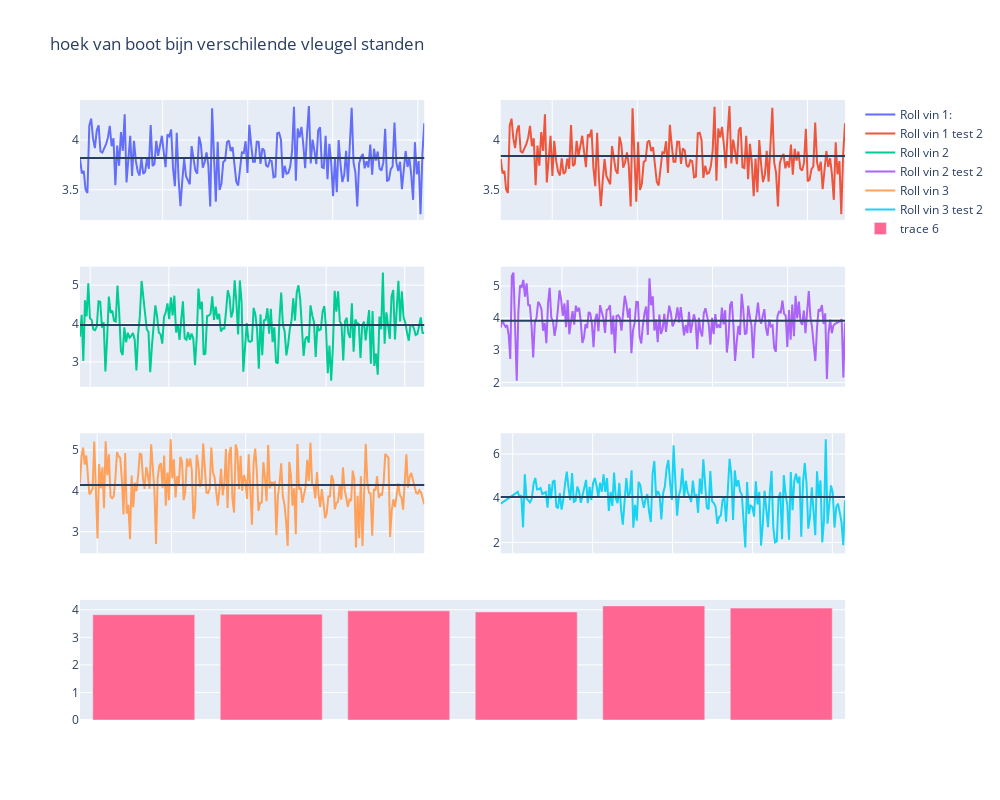

The notebook cell this image was saved under:
### Markdown cell above
# maak een grafiek in meerdere velden

### Code cell
fig = make_subplots(
    rows=4, cols=2,
    specs=[[{}, {}],
           [{}, {}],
           [{}, {}],
           [{"colspan": 2}, None]],)



# data plots maken
fig.add_trace(
    go.Scatter(x=df_vin_1['Timestamp'], y=df_vin_1['Pitch (graden)'], name='Roll vin 1: '),
    row=1, col=1)

fig.add_trace(
    go.Scatter(x=df_vin_1_2['Timestamp'], y=df_vin_1['Pitch (graden)'], name='Roll vin 1 test 2'),
    row=1, col=2)

fig.add_trace(
    go.Scatter(x=df_vin_2['Timestamp'], y=df_vin_2['Pitch (graden)'], name='Roll vin 2'),
    row=2, col=1)

fig.add_trace(
    go.Scatter(x=df_vin_2_2['Timestamp'], y=df_vin_2_2['Pitch (graden)'], name='Roll vin 2 test 2'),
    row=2, col=2)

fig.add_trace(
    go.Scatter(x=df_vin_3['Timestamp'], y=df_vin_3['Pitch (graden)'], name='Roll vin 3'),
    row=3, col=1)

fig.add_trace(
    go.Scatter(x=df_vin_3_2['Timestamp'], y=df_vin_3_2['Pitch (graden)'], name='Roll vin 3 test 2'),
    row=3, col=2)


# werkt nog niet
fig.add_trace(
    go.Bar(x=['vin 1', 'vin 1 test 2', 'vin 2', 'vin 2 test 2', 'vin 3', 'vin 3 test 2'], y=[gemidelde_roll_1, gemidelde_roll_1_2, gemidelde_roll_2, gemidelde_roll_2_2, gemidelde_roll_3, gemidelde_roll_3_2]),
           row=4, col=1)


# opmaak
# titel
fig.update_layout(title_text="hoek van boot bijn verschilende vleugel standen", height=800, width=1000)


# schaal verdeling op de x as verwijderen
fig.update_xaxes(showticklabels=False)

fig.add_hline(gemidelde_roll_1,row=1,col=1)
fig.add_hline(gemidelde_roll_1_2,row=1,col=2)
fig.add_hline(gemidelde_roll_2,row=2,col=1)
fig.add_hline(gemidelde_roll_2_2,row=2,col=2)
fig.add_hline(gemidelde_roll_3,row=3,col=1)
fig.add_hline(gemidelde_roll_3_2,row=3,col=2)

### Figure 1 — Plotly figure (JSON) as saved in the notebook; plotly's stock layout.template omitted (floating-point values rounded to 4 significant figures; data arrays with more than 128 entries replaced by an {"elided": "..."} marker saying what was removed)
{"data": [{"name": "Roll vin 1: ", "type": "scatter", "x": {"elided": "186 float values"}, "xaxis": "x", "y": {"elided": "186 float values"}, "yaxis": "y"}, {"name": "Roll vin 1 test 2", "type": "scatter", "x": {"elided": "505 float values"}, "xaxis": "x2", "y": {"elided": "186 float values"}, "yaxis": "y2"}, {"name": "Roll vin 2", "type": "scatter", "x": {"elided": "201 float values"}, "xaxis": "x3", "y": {"elided": "201 float values"}, "yaxis": "y3"}, {"name": "Roll vin 2 test 2", "type": "scatter", "x": {"elided": "209 float values"}, "xaxis": "x4", "y": {"elided": "209 float values"}, "yaxis": "y4"}, {"name": "Roll vin 3", "type": "scatter", "x": {"elided": "212 float values"}, "xaxis": "x5", "y": {"elided": "212 float values"}, "yaxis": "y5"}, {"name": "Roll vin 3 test 2", "type": "scatter", "x": {"elided": "188 float values"}, "xaxis": "x6", "y": {"elided": "188 float values"}, "yaxis": "y6"}, {"type": "bar", "x": ["vin 1", "vin 1 test 2", "vin 2", "vin 2 test 2", "vin 3", "vin 3 test 2"], "xaxis": "x7", "y": [3.82, 3.84, 3.96, 3.92, 4.14, 4.06], "yaxis": "y7"}], "layout": {"height": 800, "shapes": [{"type": "line", "x0": 0, "x1": 1, "xref": "x domain", "y0": 3.82, "y1": 3.82, "yref": "y"}, {"type": "line", "x0": 0, "x1": 1, "xref": "x2 domain", "y0": 3.84, "y1": 3.84, "yref": "y2"}, {"type": "line", "x0": 0, "x1": 1, "xref": "x3 domain", "y0": 3.96, "y1": 3.96, "yref": "y3"}, {"type": "line", "x0": 0, "x1": 1, "xref": "x4 domain", "y0": 3.92, "y1": 3.92, "yref": "y4"}, {"type": "line", "x0": 0, "x1": 1, "xref": "x5 domain", "y0": 4.14, "y1": 4.14, "yref": "y5"}, {"type": "line", "x0": 0, "x1": 1, "xref": "x6 domain", "y0": 4.06, "y1": 4.06, "yref": "y6"}], "title": {"text": "hoek van boot bijn verschilende vleugel standen"}, "width": 1000, "xaxis": {"anchor": "y", "domain": [0, 0.45], "showticklabels": false}, "xaxis2": {"anchor": "y2", "domain": [0.55, 1], "showticklabels": false}, "xaxis3": {"anchor": "y3", "domain": [0, 0.45], "showticklabels": false}, "xaxis4": {"anchor": "y4", "domain": [0.55, 1], "showticklabels": false}, "xaxis5": {"anchor": "y5", "domain": [0, 0.45], "showticklabels": false}, "xaxis6": {"anchor": "y6", "domain": [0.55, 1], "showticklabels": false}, "xaxis7": {"anchor": "y7", "domain": [0, 1], "showticklabels": false}, "yaxis": {"anchor": "x", "domain": [0.8063, 1]}, "yaxis2": {"anchor": "x2", "domain": [0.8063, 1]}, "yaxis3": {"anchor": "x3", "domain": [0.5375, 0.7312]}, "yaxis4": {"anchor": "x4", "domain": [0.5375, 0.7312]}, "yaxis5": {"anchor": "x5", "domain": [0.2687, 0.4625]}, "yaxis6": {"anchor": "x6", "domain": [0.2687, 0.4625]}, "yaxis7": {"anchor": "x7", "domain": [0, 0.1938]}}}
